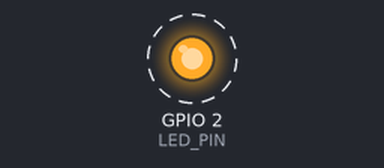
The sketch below on a simulated ESP8266 (NodeMCU). Parts: output pins drawn as LEDs (lit = HIGH). Dashed ring = blinking. Random numbers use the default seed unless the sketch sets one; what the sketch prints to the serial monitor is not drawn.

Above: at 5.2 s.
Timing chart, 0 to 8.0 s (numbered marks = the images above):
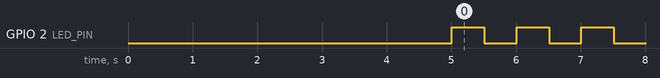

Measured:
- by itself, GPIO 2 (LED_PIN): alternates HIGH for 0.50 s and LOW for 0.50 s

The sketch:

fatigue_tester_simulator.ino
```cpp
/*
 * Fatigue Tester Simulator for ESP32 NodeMCU-32S
 *
 * Simulates a fatigue testing machine by sending serial data
 * in the format: DTA;cycles;pos1;lowerForce;addTravel1;pos2;upperForce;addTravel2;travel;code;!
 *
 * Board: ESP32 NodeMCU-32S
 * Connection: USB/Serial at 115200 baud
 * Update rate: 1000 ms (1 Hz)
 */

// Pin definitions
const int LED_PIN = 2; // Built-in LED on NodeMCU-32S

// Simulation parameters
const unsigned long UPDATE_INTERVAL = 1000; // ms (1 Hz)
const unsigned long LED_INTERVAL = 500;     // ms (1 Hz blinking = 500ms on/off)

// Fixed and initial values
const int POS1_FIXED = 182;              // Field 3: constant position 1 in [mm*100]
const int TRAVEL_INITIAL = 550;          // Field 9: initial travel [mm*100]
const int TRAVEL_MAX = 700;              // Field 9: max travel [mm*100]
const int TRAVEL_MIN = 550;              // Field 9: min travel [mm*100]

// Lower Force (Field 4) - random between 182 and 243 (*10)
const int LOWER_FORCE_MIN = 182;         // 18.2 N
const int LOWER_FORCE_MAX = 243;         // 24.3 N

// Upper Force (Field 7) - random between 2100 and 2300 (*10)
const int UPPER_FORCE_MIN = 2100;        // 210.0 N
const int UPPER_FORCE_MAX = 2300;        // 230.0 N

// Additional Travel 1 (Field 5) - triangular wave with 10% noise
const int ADD_TRAVEL1_MAX = 80;          // Max value
const int ADD_TRAVEL1_CYCLES_PER_INC = 10; // Increment every 10 cycles
const float ADD_TRAVEL1_NOISE = 0.10;    // 10% noise

// Travel (Field 9) - triangular wave with 5% noise
const int TRAVEL_CYCLES_PER_INC = 20;    // Increment every 20 cycles
const float TRAVEL_NOISE = 0.05;         // 5% noise

// Error codes that can occur (Field 10)
const int ERROR_CODES[] = {10, 11, 12, 13, 14, 101, 102, 103, 104, 106, 107, 201, 202, 203, 204, 205};
const int ERROR_CODE_COUNT = 16;
const int ERROR_PROBABILITY_CYCLES = 100; // Every 100 cycles, chance for error

// State variables
unsigned long lastUpdate = 0;
unsigned long lastLedToggle = 0;
unsigned long cycleCount = 0;
bool ledState = false;
bool headerSent = false;

// Simulation state
int currentAddTravel1 = 0;
bool addTravel1Increasing = true;
int addTravel1BaseValue = 0;

int currentTravel = TRAVEL_INITIAL;
bool travelIncreasing = true;
int travelBaseValue = TRAVEL_INITIAL;

// Initial values for calculations
const int initialPos1 = POS1_FIXED;
const int initialTravel = TRAVEL_INITIAL;

void setup() {
  // Initialize LED pin
  pinMode(LED_PIN, OUTPUT);
  digitalWrite(LED_PIN, LOW);

  // Initialize serial communication at 115200 baud
  Serial.begin(115200);

  // Wait for serial port to connect
  while (!Serial) {
    delay(10);
  }

  Serial.println("Fatigue Tester Simulator");
  Serial.println("Waiting 5 seconds before starting transmission...");

  // Wait 5 seconds after power-on before starting data transmission
  for (int i = 5; i > 0; i--) {
    Serial.print("Starting in ");
    Serial.print(i);
    Serial.println(" seconds...");
    delay(1000);
  }

  Serial.println("Starting data transmission now!");
  Serial.println("Baud rate: 115200");
  Serial.println("Update interval: 1000 ms");
  Serial.println("----------------------------------------");

  // Seed random number generator
  randomSeed(analogRead(0));
}

void loop() {
  unsigned long currentTime = millis();

  // Handle LED blinking (1 Hz = 500ms on, 500ms off)
  if (currentTime - lastLedToggle >= LED_INTERVAL) {
    lastLedToggle = currentTime;
    ledState = !ledState;
    digitalWrite(LED_PIN, ledState ? HIGH : LOW);
  }

  // Check if it's time to send data
  if (currentTime - lastUpdate >= UPDATE_INTERVAL) {
    lastUpdate = currentTime;

    // Send header only once at the start
    if (!headerSent) {
      sendHeader();
      headerSent = true;
      return; // Wait for next cycle to start sending data
    }

    // Increment cycle count
    cycleCount++;

    // Update simulation values
    updateSimulation();

    // Generate and send data
    sendData();
  }
}

void sendHeader() {
  /**
   * Send the system header once at startup
   */
  Serial.println("### VoiceCoilTestStand V1.5 ID=2BC4D630 ###");
  Serial.println("For display ceSID-48339C75");
  Serial.println("Loading... Adr: '1' (0x31). Ok!");
  Serial.println("CNF;49;0;0;0;0;220;0;152;8;152;8;44;1;44;1;184;11;20;0;32;78;10;0;10;1;0;0;0;63;66;15;0;0;0;0;0;16;39;0;0;255;3;0;0;0;0;0;0;0;0;0;0;0;0;0;0;255;3;0;0;16;39;0;0;0;0;0;0;15;39;0;0;83;7;0;0;166;14;0;0;0;0;0;0;0;0;0;0;0;0;0;0;96;234;0;0;48;117;0;0;0;0;0;0;48;117;0;0;1;0;0;0;2;0;0;0;0;0;0;0;0;0;0;0;0;0;0;0;32;78;0;0;16;39;0;0;0;0;0;0;16;39;0;0;255;3;0;0;16;39;0;0;0;0;0;0;0;0;0;0;0;0;0;0;16;39;0;0;255;3;0;0;0;0;0;0;255;3;0;0;2;0;0;0;1;0;0;0;0;0;0;0;0;0;0;0;0;0;0;0;48;117;0;0;96;234;0;0;0;0;0;0;96;234;0;0;2;0;0;0;1;0;0;0;0;0;0;0;0;0;0;0;0;0;0;0;16;39;0;0;32;78;0;0;0;0;0;0;32;78;0;0;!");
}

void updateSimulation() {
  /**
   * Update all simulation values based on cycle count
   */

  // Update Additional Travel 1 (Field 5) - triangular wave
  // Increment every 10 cycles
  if (cycleCount % ADD_TRAVEL1_CYCLES_PER_INC == 0) {
    if (addTravel1Increasing) {
      addTravel1BaseValue++;
      if (addTravel1BaseValue >= ADD_TRAVEL1_MAX) {
        addTravel1BaseValue = ADD_TRAVEL1_MAX;
        addTravel1Increasing = false;
      }
    } else {
      addTravel1BaseValue--;
      if (addTravel1BaseValue <= 0) {
        addTravel1BaseValue = 0;
        addTravel1Increasing = true;
      }
    }
  }

  // Apply 10% noise to Additional Travel 1
  float noise1 = (random(-100, 101) / 1000.0) * ADD_TRAVEL1_NOISE;
  currentAddTravel1 = addTravel1BaseValue * (1.0 + noise1);
  if (currentAddTravel1 < 0) currentAddTravel1 = 0;

  // Update Travel (Field 9) - triangular wave
  // Increment every 20 cycles
  if (cycleCount % TRAVEL_CYCLES_PER_INC == 0) {
    if (travelIncreasing) {
      travelBaseValue++;
      if (travelBaseValue >= TRAVEL_MAX) {
        travelBaseValue = TRAVEL_MAX;
        travelIncreasing = false;
      }
    } else {
      travelBaseValue--;
      if (travelBaseValue <= TRAVEL_MIN) {
        travelBaseValue = TRAVEL_MIN;
        travelIncreasing = true;
      }
    }
  }

  // Apply 5% noise to Travel
  float noise2 = (random(-100, 101) / 1000.0) * TRAVEL_NOISE;
  currentTravel = travelBaseValue * (1.0 + noise2);
  if (currentTravel < TRAVEL_MIN) currentTravel = TRAVEL_MIN;
  if (currentTravel > TRAVEL_MAX) currentTravel = TRAVEL_MAX;
}

void sendData() {
  /**
   * Generate and send data packet in the format:
   * DTA;cycles;pos1;lowerForce;addTravel1;pos2;upperForce;addTravel2;travel;code;!
   */

  // Field 1: Status (always DTA for running)
  String status = "DTA";

  // Field 2: Cycle count
  unsigned long cycles = cycleCount;

  // Field 3: Position 1 - constant 182 (1.82 mm)
  int pos1 = POS1_FIXED;

  // Field 4: Lower Force - random between 182 and 243 (18.2 to 24.3 N)
  int lowerForce = random(LOWER_FORCE_MIN, LOWER_FORCE_MAX + 1);

  // Field 5: Additional Travel 1 - calculated with triangular wave + noise
  int addTravel1 = currentAddTravel1;

  // Field 6: Position 2 - calculated from pos1 + initial travel
  // pos2 = 3. + (9. at the start of the program)
  int pos2 = initialPos1 + initialTravel;

  // Field 7: Upper Force - random between 2100 and 2300 (210.0 to 230.0 N)
  int upperForce = random(UPPER_FORCE_MIN, UPPER_FORCE_MAX + 1);

  // Field 8: Additional Travel 2 - calculated from position changes
  // addTravel2 = (3. + 9.) - (3. + 9. at the start of the program)
  int addTravel2 = (pos1 + currentTravel) - (initialPos1 + initialTravel);

  // Field 9: Travel - calculated with triangular wave + noise
  int travel = currentTravel;

  // Field 10: Error code - 0 normally, random error every ~100 cycles
  int errorCode = 0;
  if (cycleCount % ERROR_PROBABILITY_CYCLES == 0 && random(0, 2) == 1) {
    // Randomly select an error code
    errorCode = ERROR_CODES[random(0, ERROR_CODE_COUNT)];
  }

  // Build and send the data string
  Serial.print(status);
  Serial.print(";");
  Serial.print(cycles);
  Serial.print(";");
  Serial.print(pos1);
  Serial.print(";");
  Serial.print(lowerForce);
  Serial.print(";");
  Serial.print(addTravel1);
  Serial.print(";");
  Serial.print(pos2);
  Serial.print(";");
  Serial.print(upperForce);
  Serial.print(";");
  Serial.print(addTravel2);
  Serial.print(";");
  Serial.print(travel);
  Serial.print(";");
  Serial.print(errorCode);
  Serial.println(";!");
}
```
